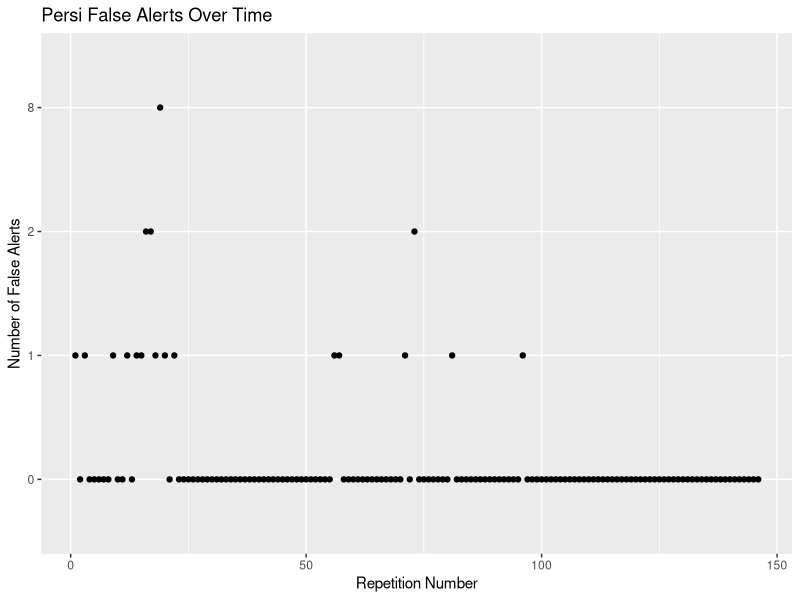

Recreate this plot in R.
setwd("/Users/kaylafratt/Desktop/DOI Paper Data")
library(tidyverse)

# manually cleaned data to move notes into separate column, fixed typos,
# remove x's for n/as, and removed sessions for June 7 onwards.
# June 8-16 training was focused on generalizing the DOI, not actual extinction.

doi_clean <- read.csv("doi_data_clean.csv")
class(doi_clean$Date)

#coercing Date column to date
doi_clean$Date <- as.Date(doi_clean$Date, format = "%m/%d/%Y")
class(doi_clean$Date)
class(doi_clean$Dog)

# split into two dataframes based on dog learner
library(dplyr)
madi <- filter(doi_clean, Dog == "Madi")
persi <- filter(doi_clean, Dog == "Persi")

# add row for training repetition number overall
madi$rep_total <- seq(1, length.out = nrow(madi))
persi$rep_total <- seq(1, length.out = nrow(persi))

# remove rows (training reps) where there was no opportunity
# for false alert
no_ds_available_persi <- which(persi$Number.False.Alerts == "n/a")
no_ds_available_persi
persi <- persi[-no_ds_available_persi, ]

no_ds_available_madi <- which(madi$Number.False.Alerts == "n/a")
no_ds_available_madi
madi <- madi[-no_ds_available_madi, ]
library(ggplot2)

# Assuming your dataframe is named df and you want to plot columns
# "rep.total" and another column (e.g., "some_other_column")
ggplot(persi, aes(x = seq_along(rep_total), y = Number.False.Alerts)) +
  geom_point() +
  labs(title = "Persi False Alerts Over Time",
       x = "Repetition Number",
       y = "Number of False Alerts")

# will want to remove the lines with n/a - not just the n/a, but
# the whole repetition. Talk about it in text.